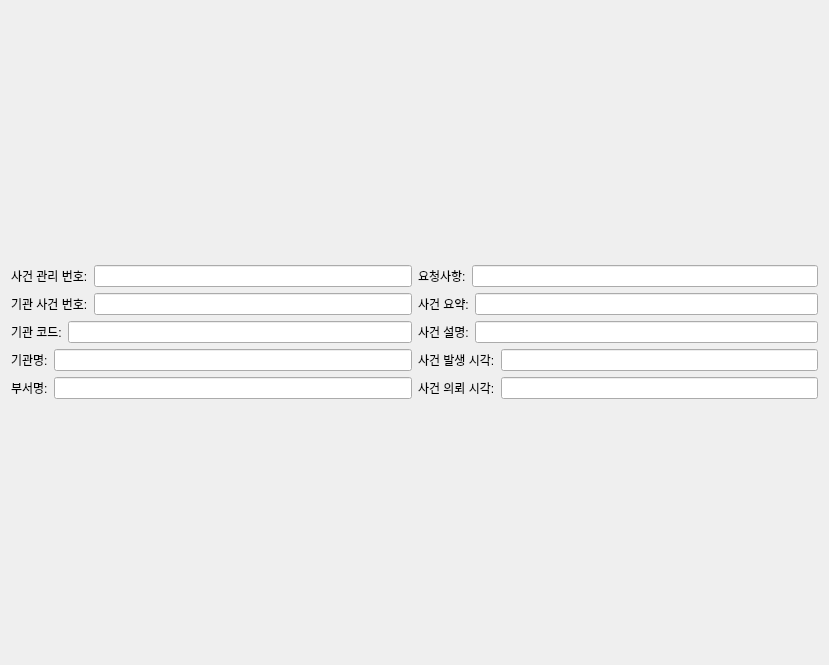
          <widget class="QWidget" name="scrollAreaWidgetContents">
           <property name="geometry">
            <rect>
             <x>0</x>
             <y>0</y>
             <width>829</width>
             <height>665</height>
            </rect>
           </property>
           <layout class="QGridLayout" name="gridLayout_2">
            <item row="0" column="0">
             <layout class="QVBoxLayout" name="CI_left__verticalLayout">
              <item>
               <layout class="QHBoxLayout" name="case_management_id__horizontalLayout_2">
                <item>
                 <widget class="QLabel" name="case_management_id__label_2">
                  <property name="text">
                   <string>사건 관리 번호:</string>
                  </property>
                 </widget>
                </item>
                <item>
                 <widget class="QLineEdit" name="case_management_id__lineEdit_2"/>
                </item>
               </layout>
              </item>
              <item>
               <layout class="QHBoxLayout" name="agency_case_no__horizontalLayout">
                <item>
                 <widget class="QLabel" name="agency_case_no__label">
                  <property name="text">
                   <string>기관 사건 번호:</string>
                  </property>
                 </widget>
                </item>
                <item>
                 <widget class="QLineEdit" name="agency_case_no__lineEdit"/>
                </item>
               </layout>
              </item>
              <item>
               <layout class="QHBoxLayout" name="agency_organization_code__horizontalLayout">
                <item>
                 <widget class="QLabel" name="agency_organization_code__label">
                  <property name="text">
                   <string>기관 코드:</string>
                  </property>
                 </widget>
                </item>
                <item>
                 <widget class="QLineEdit" name="agency_organization_code__lineEdit"/>
                </item>
               </layout>
              </item>
              <item>
               <layout class="QHBoxLayout" name="agency_organization_name__horizontalLayout">
                <item>
                 <widget class="QLabel" name="agency_organization_name__label">
                  <property name="text">
                   <string>기관명:</string>
                  </property>
                 </widget>
                </item>
                <item>
                 <widget class="QLineEdit" name="agency_organization_name__lineEdit"/>
                </item>
               </layout>
              </item>
              <item>
               <layout class="QHBoxLayout" name="agency_organization_party_name__horizontalLayout">
                <item>
                 <widget class="QLabel" name="agency_organization_party_name__label">
                  <property name="text">
                   <string>부서명:</string>
                  </property>
                 </widget>
                </item>
                <item>
                 <widget class="QLineEdit" name="agency_organization_party_name__lineEdit"/>
                </item>
               </layout>
              </item>
             </layout>
            </item>
            <item row="0" column="1">
             <layout class="QVBoxLayout" name="CI_right__verticalLayout">
              <item>
               <layout class="QHBoxLayout" name="contents_of_request__horizontalLayout">
                <item>
                 <widget class="QLabel" name="contents_of_request__label">
                  <property name="text">
                   <string>요청사항:</string>
                  </property>
                 </widget>
                </item>
                <item>
                 <widget class="QLineEdit" name="contents_of_request__lineEdit"/>
                </item>
               </layout>
              </item>
              <item>
               <layout class="QHBoxLayout" name="case_summary__horizontalLayout">
                <item>
                 <widget class="QLabel" name="case_summary__label">
                  <property name="text">
                   <string>사건 요약:</string>
                  </property>
                 </widget>
                </item>
                <item>
                 <widget class="QLineEdit" name="case_summary__lineEdit"/>
                </item>
               </layout>
              </item>
              <item>
               <layout class="QHBoxLayout" name="case_description__horizontalLayout">
                <item>
                 <widget class="QLabel" name="case_description__label">
                  <property name="text">
                   <string>사건 설명:</string>
                  </property>
                 </widget>
                </item>
                <item>
                 <widget class="QLineEdit" name="case_description__lineEdit"/>
                </item>
               </layout>
              </item>
              <item>
               <layout class="QHBoxLayout" name="case_datetime__horizontalLayout">
                <item>
                 <widget class="QLabel" name="case_datetime__label">
                  <property name="text">
                   <string>사건 발생 시각:</string>
                  </property>
                 </widget>
                </item>
                <item>
                 <widget class="QLineEdit" name="case_datetime__lineEdit"/>
                </item>
               </layout>
              </item>
              <item>
               <layout class="QHBoxLayout" name="ordering_datetime__horizontalLayout">
                <item>
                 <widget class="QLabel" name="ordering_datetime__label">
                  <property name="text">
                   <string>사건 의뢰 시각:</string>
                  </property>
                 </widget>
                </item>
                <item>
                 <widget class="QLineEdit" name="ordering_datetime__lineEdit"/>
                </item>
               </layout>
              </item>
             </layout>
            </item>
           </layout>
          </widget>
